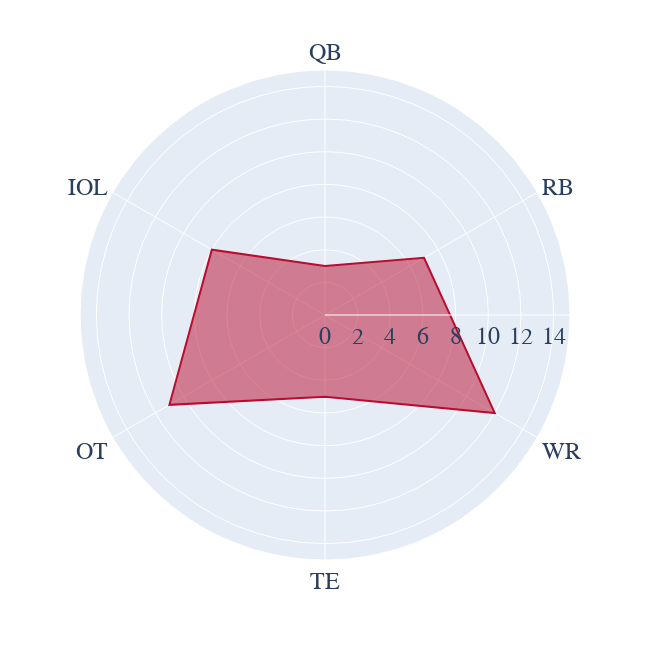

This figure's notebook cell:
### Code cell
fig = px.line_polar(kirby[kirby['side'].isin(['offense'])].sort_values(by='order_side'), 
                    r='total_pct', 
                    theta='position_simple', 
                    line_close=True,
                    range_r = [0, max(kirby[kirby['side'].isin(['defense', 'offense'])]['total_pct'])+1],
                   color_discrete_sequence=['#BA0C2F']
                   )

fig.update_traces(fill='toself')
fig.update_layout({
'plot_bgcolor': 'rgba(0, 0, 0, 0)',
'paper_bgcolor': 'rgba(0, 0, 0, 0)',
    'autosize':False,
    'width':650,
    'height':650,
    'font_size':24,
    'font_family':'Helvetica'
})
fig.write_image('../images/georgia_recruiting/kirby_offense.png')
fig.show()

### Figure 1 — Plotly figure (JSON) as saved in the notebook; plotly's stock layout.template omitted (floating-point values rounded to 4 significant figures)
{"data": [{"fill": "toself", "hovertemplate": "total_pct=%{r}<br>position_simple=%{theta}<extra></extra>", "legendgroup": "", "line": {"color": "#BA0C2F", "dash": "solid"}, "marker": {"symbol": "circle"}, "mode": "lines", "name": "", "r": [3, 7, 12, 5, 11, 8, 3], "showlegend": false, "subplot": "polar", "theta": ["QB", "RB", "WR", "TE", "OT", "IOL", "QB"], "type": "scatterpolar"}], "layout": {"autosize": false, "font": {"family": "Helvetica", "size": 24}, "height": 650, "legend": {"tracegroupgap": 0}, "margin": {"t": 60}, "paper_bgcolor": "rgba(0, 0, 0, 0)", "plot_bgcolor": "rgba(0, 0, 0, 0)", "polar": {"angularaxis": {"direction": "clockwise", "rotation": 90}, "domain": {"x": [0, 1], "y": [0, 1]}, "radialaxis": {"range": [0, 15]}}, "width": 650}}
